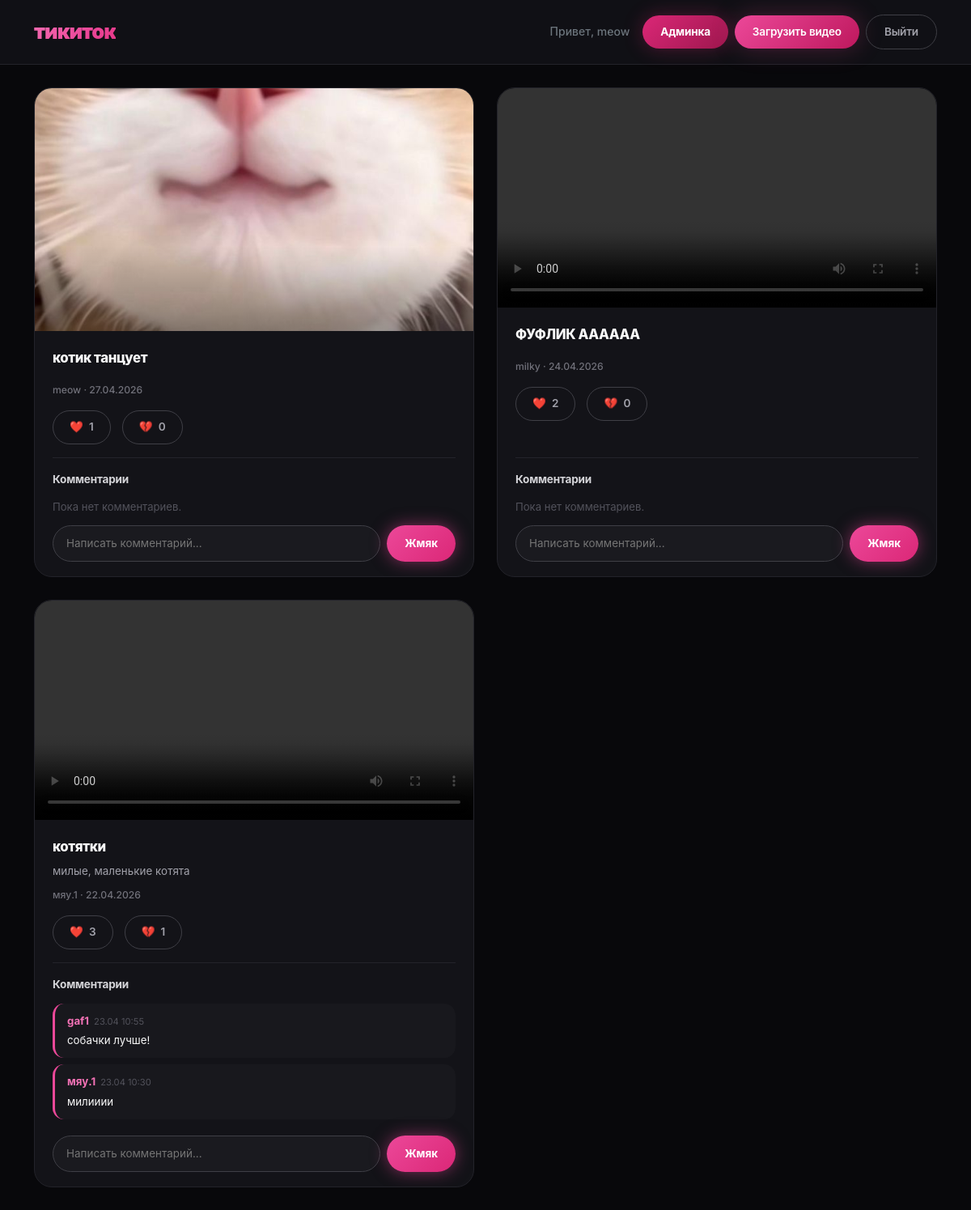
Screenshot of / (signed in) with the database file from the repository.
### videos/models.py (models this page shows, shortened)
class Video(models.Model):
    author = models.ForeignKey(User, on_delete=models.CASCADE, verbose_name="Автор")
    title = models.CharField(max_length=100, verbose_name="Название")
    description = models.TextField(blank=True, verbose_name="Описание")
    video_file = models.FileField(upload_to='videos/', verbose_name="Файл видео")
    thumbnail = models.ImageField(upload_to='thumbnails/', blank=True, null=True, verbose_name="Превью")
    created_at = models.DateTimeField(auto_now_add=True, verbose_name="Дата загрузки")
    likes = models.IntegerField(default=0, verbose_name="Лайки")
    dislikes = models.IntegerField(default=0, verbose_name="Дизлайки")
    is_blocked = models.BooleanField(default=False, verbose_name="Заблокировано")
    block_reason = models.CharField(max_length=200, blank=True, null=True, verbose_name="Причина блокировки")
    class Meta:
        verbose_name = "Видео"
        verbose_name_plural = "Видео"
        ordering = ['-created_at']

class Comment(models.Model):
    video = models.ForeignKey(Video, on_delete=models.CASCADE, related_name='comments')
    author = models.ForeignKey(User, on_delete=models.CASCADE)
    text = models.TextField(max_length=500, verbose_name="Комментарий")
    created_at = models.DateTimeField(auto_now_add=True)
    class Meta:
        ordering = ['-created_at']  # Новые сверху
        verbose_name = "Комментарий"
        verbose_name_plural = "Комментарии"

### videos/views.py (the view)
# urls.py: path('', views.video_list, name='home'),
def video_list(request):
    videos = Video.objects.filter(is_blocked=False)
    comment_form = CommentForm()
    return render(request, 'videos/video_list.html', {
        'videos': videos,
        'comment_form': comment_form
    })

### videos/forms.py
class CommentForm(forms.Form):
    text = forms.CharField(
        label='',
        max_length=500,
        widget=forms.TextInput(attrs={
            'placeholder': 'Написать комментарий...',
            'style': 'width: 100%; padding: 8px; border-radius: 20px; border: 1px solid #ccc;'
        })
    )

### videos/templates/videos/video_list.html (shortened to what this page needs)
{% load static %}
<!DOCTYPE html>
<html lang="ru">
<head>
    <link href="https://cdn.jsdelivr.net/npm/bootstrap@5.3.0/dist/css/bootstrap.min.css" rel="stylesheet">
</head>
<body>
    <div class="particles" id="particles"></div>
    <nav class="navbar">
        <div class="container d-flex justify-content-between align-items-center">
            <a class="navbar-brand" href="{% url 'home' %}">тикиток</a>
            <div class="d-flex gap-2 align-items-center flex-wrap">
                {% if user.is_authenticated %}
                    <span class="text-secondary me-2 small fw-medium">Привет, {{ user.username }}</span>
                    {% if user.is_staff %}
                        <a href="{% url 'admin_video_list' %}" class="btn btn-admin btn-sm">Админка</a>
                    {% endif %}
                    <a href="{% url 'upload' %}" class="btn btn-primary btn-sm">Загрузить видео</a>
                    <form action="{% url 'logout' %}" method="post" class="mb-0">
                        <button type="submit" class="btn btn-outline-secondary btn-sm">Выйти</button>
                    </form>
                {% else %}
                    <a href="{% url 'login' %}" class="btn btn-outline-primary btn-sm">Войти</a>
                    <a href="{% url 'register' %}" class="btn btn-primary btn-sm">Регистрация</a>
                {% endif %}
            </div>
        </div>
    </nav>
    <div class="container">
        <div class="video-grid">
            {% for video in videos %}
                <div class="video-card" id="video-{{ video.id }}" data-tilt>
                    <div class="video-thumb" style="position: relative; cursor: pointer;" onclick="this.querySelector('video').style.display='block'; this.querySelector('img').style.display='none'; this.querySelector('video').play();">
    {% if video.thumbnail %}
       <img src="{{ video.thumbnail.url }}" alt="{{ video.title }}" style="width: 100%; height: 100%; object-fit: cover; display: block;">
    {% else %}
        <video controls data-video style="width: 100%; height: 100%; object-fit: contain;">
            <source src="{{ video.video_file.url }}" type="video/mp4">
        </video>
    {% endif %}
</div>
                    <div class="video-body">
                        <div class="video-title">{{ video.title }}</div>
                        <div class="video-desc">{{ video.description|truncatechars:120 }}</div>
                        <div class="video-meta">{{ video.author.username }} &middot; {{ video.created_at|date:"d.m.Y" }}</div>
                        <div class="actions">
                            <button class="btn-like" onclick="sendLike({{ video.id }}, true)">
                                &#10084;&#65039; <span id="likes-count-{{ video.id }}">{{ video.likes }}</span>
                            </button>
                            <button class="btn-dislike" onclick="sendLike({{ video.id }}, false)">
                                &#128148; <span id="dislikes-count-{{ video.id }}">{{ video.dislikes }}</span>
                            </button>
                        </div>
                        <div class="comments-section">
                            <div class="comments-title">Комментарии</div>
                            <div class="comments-list" id="comments-{{ video.id }}">
                                {% for comment in video.comments.all %}
                                    <div class="comment-bubble">
                                        <strong>{{ comment.author.username }}</strong><span class="comment-time">{{ comment.created_at|date:"d.m H:i" }}</span>
                                        <div style="margin-top: 3px;">{{ comment.text }}</div>
                                    </div>
                                {% empty %}
                                    <div style="font-size: 0.82rem; color: #52525b;">Пока нет комментариев.</div>
                                {% endfor %}
                            </div>
                            {% if user.is_authenticated %}
                                <form class="comment-form" onsubmit="sendComment(event, {{ video.id }})">
                                    <input type="text" name="text" maxlength="500" placeholder="Написать комментарий..." required>
                                    <button type="submit">Жмяк</button>
                                </form>
                            {% else %}
                                <div style="font-size: 0.8rem; color: #52525b;">
                                    <a href="{% url 'login' %}" style="color: #f472b6;">Войдите</a>, чтобы комментировать
                                </div>
                            {% endif %}
                        </div>
                    </div>
                </div>
            {% empty %}
                <div class="empty-state">
                    <p>Пока нет видео.</p>
                    <a href="{% url 'upload' %}">Загрузить первое</a>
                </div>
            {% endfor %}
        </div>
    </div>
</body>
</html>

### rows the page displays
Video: thumbnail (picture), title "котик танцует", author.username "meow", created_at "27.04.2026", likes "1", dislikes "0"
Video: title "ФУФЛИК АААААА", author.username "milky", created_at "24.04.2026", likes "2", dislikes "0"
Video: title "котятки", description "милые, маленькие котята", author.username "мяу.1", created_at "22.04.2026", likes "3", dislikes "1"
Comment: author.username "gaf1", created_at "23.04 10:55", text "собачки лучше!"
Comment: author.username "мяу.1", created_at "23.04 10:30", text "милииии"

### other values shown
{{ user.username }} "meow"
